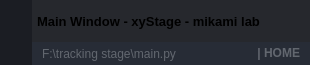
        <widget class="QFrame" name="frame_top">
         <property name="minimumSize">
          <size>
           <width>0</width>
           <height>65</height>
          </size>
         </property>
         <property name="maximumSize">
          <size>
           <width>16777215</width>
           <height>65</height>
          </size>
         </property>
         <property name="styleSheet">
          <string notr="true">background-color: transparent;</string>
         </property>
         <property name="frameShape">
          <enum>QFrame::NoFrame</enum>
         </property>
         <property name="frameShadow">
          <enum>QFrame::Raised</enum>
         </property>
         <layout class="QHBoxLayout" name="horizontalLayout_3">
          <property name="spacing">
           <number>0</number>
          </property>
          <property name="leftMargin">
           <number>0</number>
          </property>
          <property name="topMargin">
           <number>0</number>
          </property>
          <property name="rightMargin">
           <number>0</number>
          </property>
          <property name="bottomMargin">
           <number>0</number>
          </property>
          <item>
           <widget class="QFrame" name="frame_toggle">
            <property name="maximumSize">
             <size>
              <width>70</width>
              <height>16777215</height>
             </size>
            </property>
            <property name="styleSheet">
             <string notr="true">background-color: rgb(27, 29, 35);</string>
            </property>
            <property name="frameShape">
             <enum>QFrame::NoFrame</enum>
            </property>
            <property name="frameShadow">
             <enum>QFrame::Raised</enum>
            </property>
            <layout class="QVBoxLayout" name="verticalLayout_3">
             <property name="spacing">
              <number>0</number>
             </property>
             <property name="leftMargin">
              <number>0</number>
             </property>
             <property name="topMargin">
              <number>0</number>
             </property>
             <property name="rightMargin">
              <number>0</number>
             </property>
             <property name="bottomMargin">
              <number>0</number>
             </property>
             <item>
              <widget class="QPushButton" name="btn_toggle_menu">
               <property name="sizePolicy">
                <sizepolicy hsizetype="Expanding" vsizetype="Expanding">
                 <horstretch>0</horstretch>
                 <verstretch>0</verstretch>
                </sizepolicy>
               </property>
               <property name="styleSheet">
                <string notr="true">QPushButton {
	background-image: url(:/24x24/icons/24x24/cil-menu.png);
	background-position: center;
	background-repeat: no-reperat;
	border: none;
	background-color: rgb(27, 29, 35);
}
QPushButton:hover {
	background-color: rgb(33, 37, 43);
}
QPushButton:pressed {	
	background-color: rgb(85, 170, 255);
}</string>
               </property>
               <property name="text">
                <string/>
               </property>
              </widget>
             </item>
            </layout>
           </widget>
          </item>
          <item>
           <widget class="QFrame" name="frame_top_right">
            <property name="styleSheet">
             <string notr="true">background: transparent;</string>
            </property>
            <property name="frameShape">
             <enum>QFrame::NoFrame</enum>
            </property>
            <property name="frameShadow">
             <enum>QFrame::Raised</enum>
            </property>
            <layout class="QVBoxLayout" name="verticalLayout_2">
             <property name="spacing">
              <number>0</number>
             </property>
             <property name="leftMargin">
              <number>0</number>
             </property>
             <property name="topMargin">
              <number>0</number>
             </property>
             <property name="rightMargin">
              <number>0</number>
             </property>
             <property name="bottomMargin">
              <number>0</number>
             </property>
             <item>
              <widget class="QFrame" name="frame_top_btns">
               <property name="maximumSize">
                <size>
                 <width>16777215</width>
                 <height>42</height>
                </size>
               </property>
               <property name="styleSheet">
                <string notr="true">background-color: rgba(27, 29, 35, 200)</string>
               </property>
               <property name="frameShape">
                <enum>QFrame::NoFrame</enum>
               </property>
               <property name="frameShadow">
                <enum>QFrame::Raised</enum>
               </property>
               <layout class="QHBoxLayout" name="horizontalLayout_4">
                <property name="spacing">
                 <number>0</number>
                </property>
                <property name="leftMargin">
                 <number>0</number>
                </property>
                <property name="topMargin">
                 <number>0</number>
                </property>
                <property name="rightMargin">
                 <number>0</number>
                </property>
                <property name="bottomMargin">
                 <number>0</number>
                </property>
                <item>
                 <widget class="QFrame" name="frame_label_top_btns">
                  <property name="sizePolicy">
                   <sizepolicy hsizetype="Expanding" vsizetype="Preferred">
                    <horstretch>0</horstretch>
                    <verstretch>0</verstretch>
                   </sizepolicy>
                  </property>
                  <property name="frameShape">
                   <enum>QFrame::NoFrame</enum>
                  </property>
                  <property name="frameShadow">
                   <enum>QFrame::Raised</enum>
                  </property>
                  <layout class="QHBoxLayout" name="horizontalLayout_10">
                   <property name="spacing">
                    <number>0</number>
                   </property>
                   <property name="leftMargin">
                    <number>5</number>
                   </property>
                   <property name="topMargin">
                    <number>0</number>
                   </property>
                   <property name="rightMargin">
                    <number>10</number>
                   </property>
                   <property name="bottomMargin">
                    <number>0</number>
                   </property>
                   <item>
                    <widget class="QFrame" name="frame_icon_top_bar">
                     <property name="maximumSize">
                      <size>
                       <width>30</width>
                       <height>30</height>
                      </size>
                     </property>
                     <property name="styleSheet">
                      <string notr="true">background: transparent;
background-image: url(:/16x16/icons/16x16/cil-at.png);
background-position: center;
background-repeat: no-repeat;
</string>
                     </property>
                     <property name="frameShape">
                      <enum>QFrame::StyledPanel</enum>
                     </property>
                     <property name="frameShadow">
                      <enum>QFrame::Raised</enum>
                     </property>
                    </widget>
                   </item>
                   <item>
                    <widget class="QLabel" name="label_title_bar_top">
                     <property name="font">
                      <font>
                       <family>Segoe UI</family>
                       <pointsize>10</pointsize>
                       <weight>75</weight>
                       <bold>true</bold>
                      </font>
                     </property>
                     <property name="styleSheet">
                      <string notr="true">background: transparent;
</string>
                     </property>
                     <property name="text">
                      <string>Main Window - xyStage - mikami lab</string>
                     </property>
                    </widget>
                   </item>
                  </layout>
                 </widget>
                </item>
                <item alignment="Qt::AlignRight">
                 <widget class="QFrame" name="frame_btns_right">
                  <property name="sizePolicy">
                   <sizepolicy hsizetype="Expanding" vsizetype="Preferred">
                    <horstretch>0</horstretch>
                    <verstretch>0</verstretch>
                   </sizepolicy>
                  </property>
                  <property name="maximumSize">
                   <size>
                    <width>120</width>
                    <height>16777215</height>
                   </size>
                  </property>
                  <property name="frameShape">
                   <enum>QFrame::NoFrame</enum>
                  </property>
                  <property name="frameShadow">
                   <enum>QFrame::Raised</enum>
                  </property>
                  <layout class="QHBoxLayout" name="horizontalLayout_5">
                   <property name="spacing">
                    <number>0</number>
                   </property>
                   <property name="leftMargin">
                    <number>0</number>
                   </property>
                   <property name="topMargin">
                    <number>0</number>
                   </property>
                   <property name="rightMargin">
                    <number>0</number>
                   </property>
                   <property name="bottomMargin">
                    <number>0</number>
                   </property>
                   <item>
                    <widget class="QPushButton" name="pushButton_Close">
                     <property name="sizePolicy">
                      <sizepolicy hsizetype="Minimum" vsizetype="Expanding">
                       <horstretch>0</horstretch>
                       <verstretch>0</verstretch>
                      </sizepolicy>
                     </property>
                     <property name="minimumSize">
                      <size>
                       <width>40</width>
                       <height>0</height>
                      </size>
                     </property>
                     <property name="maximumSize">
                      <size>
                       <width>40</width>
                       <height>16777215</height>
                      </size>
                     </property>
                     <property name="toolTip">
                      <string>Close</string>
                     </property>
                     <property name="styleSheet">
                      <string notr="true">QPushButton {	
	border: none;
	background-color: transparent;
}
QPushButton:hover {
	background-color: rgb(52, 59, 72);
}
QPushButton:pressed {	
	background-color: rgb(85, 170, 255);
}</string>
                     </property>
                     <property name="text">
                      <string/>
                     </property>
                     <property name="icon">
                      <iconset>
                       <normaloff>:/16x16/icons/16x16/cil-x.png</normaloff>:/16x16/icons/16x16/cil-x.png</iconset>
                     </property>
                    </widget>
                   </item>
                  </layout>
                 </widget>
                </item>
               </layout>
              </widget>
             </item>
             <item>
              <widget class="QFrame" name="frame_top_info">
               <property name="maximumSize">
                <size>
                 <width>16777215</width>
                 <height>65</height>
                </size>
               </property>
               <property name="styleSheet">
                <string notr="true">background-color: rgb(39, 44, 54);</string>
               </property>
               <property name="frameShape">
                <enum>QFrame::NoFrame</enum>
               </property>
               <property name="frameShadow">
                <enum>QFrame::Raised</enum>
               </property>
               <layout class="QHBoxLayout" name="horizontalLayout_8">
                <property name="spacing">
                 <number>0</number>
                </property>
                <property name="leftMargin">
                 <number>10</number>
                </property>
                <property name="topMargin">
                 <number>0</number>
                </property>
                <property name="rightMargin">
                 <number>10</number>
                </property>
                <property name="bottomMargin">
                 <number>0</number>
                </property>
                <item>
                 <widget class="QLabel" name="label_top_info_1">
                  <property name="maximumSize">
                   <size>
                    <width>16777215</width>
                    <height>15</height>
                   </size>
                  </property>
                  <property name="font">
                   <font>
                    <family>Segoe UI</family>
                   </font>
                  </property>
                  <property name="styleSheet">
                   <string notr="true">color: rgb(98, 103, 111); </string>
                  </property>
                  <property name="text">
                   <string>F:\tracking stage\main.py</string>
                  </property>
                 </widget>
                </item>
                <item>
                 <widget class="QLabel" name="label_top_info_2">
                  <property name="minimumSize">
                   <size>
                    <width>0</width>
                    <height>0</height>
                   </size>
                  </property>
                  <property name="maximumSize">
                   <size>
                    <width>250</width>
                    <height>20</height>
                   </size>
                  </property>
                  <property name="font">
                   <font>
                    <family>Segoe UI</family>
                    <weight>75</weight>
                    <bold>true</bold>
                   </font>
                  </property>
                  <property name="styleSheet">
                   <string notr="true">color: rgb(98, 103, 111);</string>
                  </property>
                  <property name="text">
                   <string>| HOME</string>
                  </property>
                  <property name="alignment">
                   <set>Qt::AlignRight|Qt::AlignTrailing|Qt::AlignVCenter</set>
                  </property>
                 </widget>
                </item>
               </layout>
              </widget>
             </item>
            </layout>
           </widget>
          </item>
         </layout>
        </widget>
